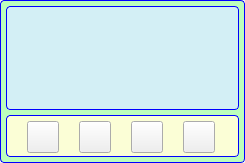
<?xml version="1.0" encoding="UTF-8"?>
<ui version="4.0">
 <class>InputPhotoWidget</class>
 <widget class="QWidget" name="InputPhotoWidget">
  <property name="geometry">
   <rect>
    <x>0</x>
    <y>0</y>
    <width>245</width>
    <height>163</height>
   </rect>
  </property>
  <property name="sizePolicy">
   <sizepolicy hsizetype="Expanding" vsizetype="Preferred">
    <horstretch>0</horstretch>
    <verstretch>0</verstretch>
   </sizepolicy>
  </property>
  <property name="minimumSize">
   <size>
    <width>0</width>
    <height>0</height>
   </size>
  </property>
  <property name="maximumSize">
   <size>
    <width>16777215</width>
    <height>16777215</height>
   </size>
  </property>
  <property name="windowTitle">
   <string>Form</string>
  </property>
  <property name="styleSheet">
   <string notr="true">QFrame#m_MainFrame
{   
background-color: #BCFEBC;
border: 1px solid blue;
border-radius: 4px; 
}

QFrame#m_PhotoEntryFrame
{   
background-color: #D3EFF5;
border: 1px solid blue;
border-radius: 4px; 
}

QFrame#m_ButtonFrame
{   
background-color: #FBFED6;
border: 1px solid blue;
border-radius: 4px; 
}</string>
  </property>
  <layout class="QGridLayout" name="gridLayout_2">
   <property name="horizontalSpacing">
    <number>0</number>
   </property>
   <property name="margin">
    <number>0</number>
   </property>
   <item row="0" column="0">
    <widget class="QFrame" name="m_MainFrame">
     <property name="frameShape">
      <enum>QFrame::NoFrame</enum>
     </property>
     <property name="frameShadow">
      <enum>QFrame::Raised</enum>
     </property>
     <layout class="QVBoxLayout" name="verticalLayout">
      <property name="spacing">
       <number>5</number>
      </property>
      <property name="margin">
       <number>5</number>
      </property>
      <item>
       <widget class="QFrame" name="m_PhotoEntryFrame">
        <property name="sizePolicy">
         <sizepolicy hsizetype="Expanding" vsizetype="Expanding">
          <horstretch>0</horstretch>
          <verstretch>0</verstretch>
         </sizepolicy>
        </property>
        <property name="minimumSize">
         <size>
          <width>0</width>
          <height>0</height>
         </size>
        </property>
        <property name="frameShape">
         <enum>QFrame::NoFrame</enum>
        </property>
        <property name="frameShadow">
         <enum>QFrame::Raised</enum>
        </property>
        <layout class="QGridLayout" name="gridLayout">
         <property name="margin">
          <number>2</number>
         </property>
         <property name="spacing">
          <number>2</number>
         </property>
         <item row="0" column="0">
          <widget class="VidWidget" name="m_VidWidget" native="true">
           <property name="sizePolicy">
            <sizepolicy hsizetype="Expanding" vsizetype="Expanding">
             <horstretch>0</horstretch>
             <verstretch>0</verstretch>
            </sizepolicy>
           </property>
           <property name="maximumSize">
            <size>
             <width>16777215</width>
             <height>16777215</height>
            </size>
           </property>
          </widget>
         </item>
        </layout>
       </widget>
      </item>
      <item>
       <widget class="QFrame" name="m_ButtonFrame">
        <property name="sizePolicy">
         <sizepolicy hsizetype="Preferred" vsizetype="Fixed">
          <horstretch>0</horstretch>
          <verstretch>0</verstretch>
         </sizepolicy>
        </property>
        <property name="minimumSize">
         <size>
          <width>0</width>
          <height>42</height>
         </size>
        </property>
        <property name="maximumSize">
         <size>
          <width>16777215</width>
          <height>42</height>
         </size>
        </property>
        <property name="frameShape">
         <enum>QFrame::NoFrame</enum>
        </property>
        <property name="frameShadow">
         <enum>QFrame::Raised</enum>
        </property>
        <layout class="QHBoxLayout" name="horizontalLayout">
         <property name="spacing">
          <number>5</number>
         </property>
         <property name="margin">
          <number>5</number>
         </property>
         <item>
          <widget class="VxPushButton" name="m_SnapShotButton">
           <property name="sizePolicy">
            <sizepolicy hsizetype="Fixed" vsizetype="Fixed">
             <horstretch>0</horstretch>
             <verstretch>0</verstretch>
            </sizepolicy>
           </property>
           <property name="minimumSize">
            <size>
             <width>32</width>
             <height>32</height>
            </size>
           </property>
           <property name="maximumSize">
            <size>
             <width>32</width>
             <height>32</height>
            </size>
           </property>
           <property name="text">
            <string/>
           </property>
           <property name="iconSize">
            <size>
             <width>32</width>
             <height>32</height>
            </size>
           </property>
          </widget>
         </item>
         <item>
          <widget class="VxPushButton" name="m_RotateCamButton">
           <property name="sizePolicy">
            <sizepolicy hsizetype="Fixed" vsizetype="Fixed">
             <horstretch>0</horstretch>
             <verstretch>0</verstretch>
            </sizepolicy>
           </property>
           <property name="minimumSize">
            <size>
             <width>32</width>
             <height>32</height>
            </size>
           </property>
           <property name="maximumSize">
            <size>
             <width>32</width>
             <height>32</height>
            </size>
           </property>
           <property name="text">
            <string/>
           </property>
           <property name="iconSize">
            <size>
             <width>32</width>
             <height>32</height>
            </size>
           </property>
          </widget>
         </item>
         <item>
          <widget class="VxPushButton" name="m_SelectCamButton">
           <property name="sizePolicy">
            <sizepolicy hsizetype="Fixed" vsizetype="Fixed">
             <horstretch>0</horstretch>
             <verstretch>0</verstretch>
            </sizepolicy>
           </property>
           <property name="minimumSize">
            <size>
             <width>32</width>
             <height>32</height>
            </size>
           </property>
           <property name="maximumSize">
            <size>
             <width>32</width>
             <height>32</height>
            </size>
           </property>
           <property name="text">
            <string/>
           </property>
           <property name="iconSize">
            <size>
             <width>32</width>
             <height>32</height>
            </size>
           </property>
          </widget>
         </item>
         <item>
          <widget class="VxPushButton" name="m_CancelPhotoButton">
           <property name="sizePolicy">
            <sizepolicy hsizetype="Fixed" vsizetype="Fixed">
             <horstretch>0</horstretch>
             <verstretch>0</verstretch>
            </sizepolicy>
           </property>
           <property name="minimumSize">
            <size>
             <width>32</width>
             <height>32</height>
            </size>
           </property>
           <property name="maximumSize">
            <size>
             <width>32</width>
             <height>32</height>
            </size>
           </property>
           <property name="text">
            <string/>
           </property>
           <property name="iconSize">
            <size>
             <width>32</width>
             <height>32</height>
            </size>
           </property>
          </widget>
         </item>
        </layout>
       </widget>
      </item>
     </layout>
    </widget>
   </item>
  </layout>
 </widget>
 <customwidgets>
  <customwidget>
   <class>VxPushButton</class>
   <extends>QPushButton</extends>
   <header>VxPushButton.h</header>
  </customwidget>
  <customwidget>
   <class>VidWidget</class>
   <extends>QWidget</extends>
   <header>VidWidget.h</header>
   <container>1</container>
  </customwidget>
 </customwidgets>
 <resources/>
 <connections/>
</ui>
